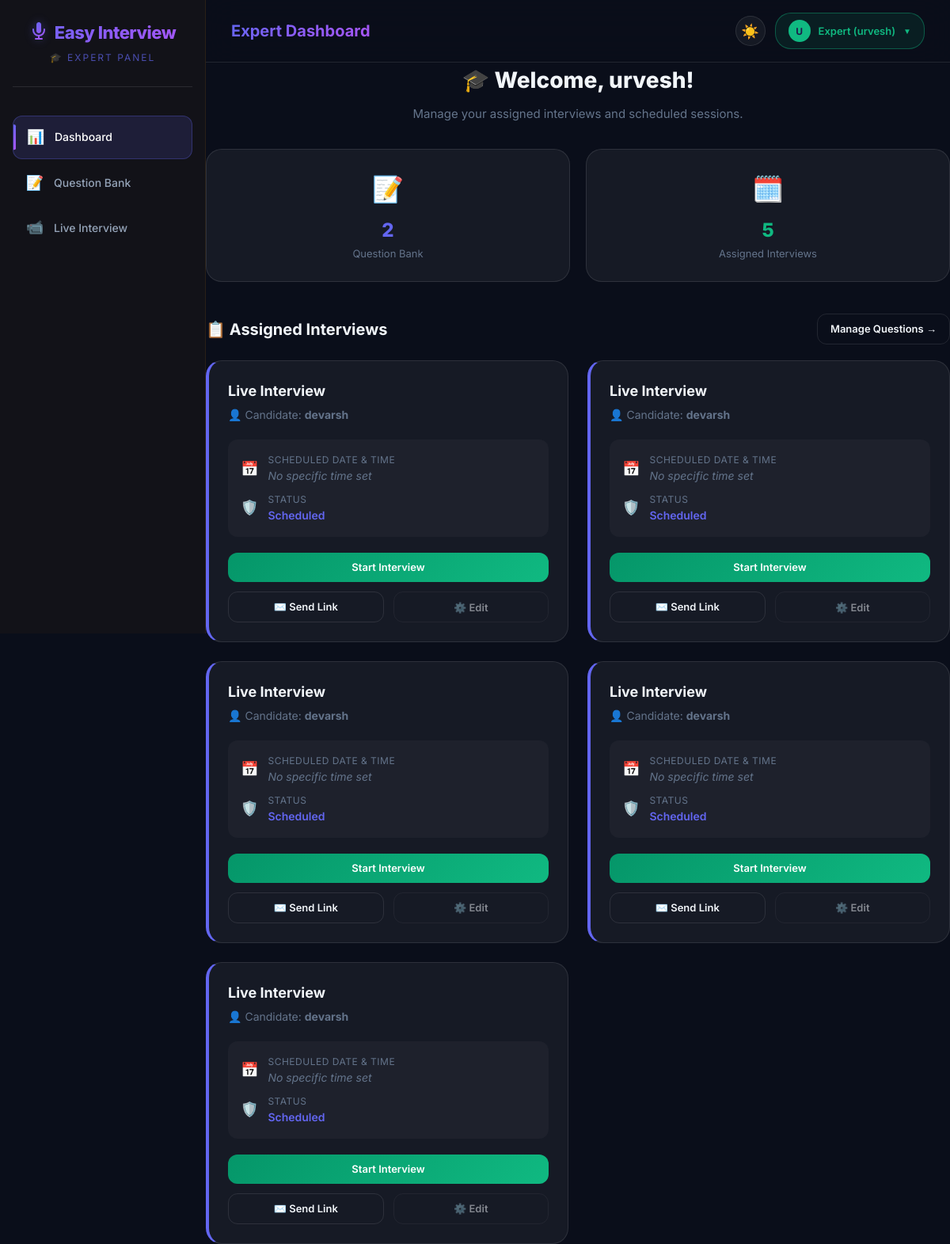
The app's page /expert/dashboard/ (signed in), older data.
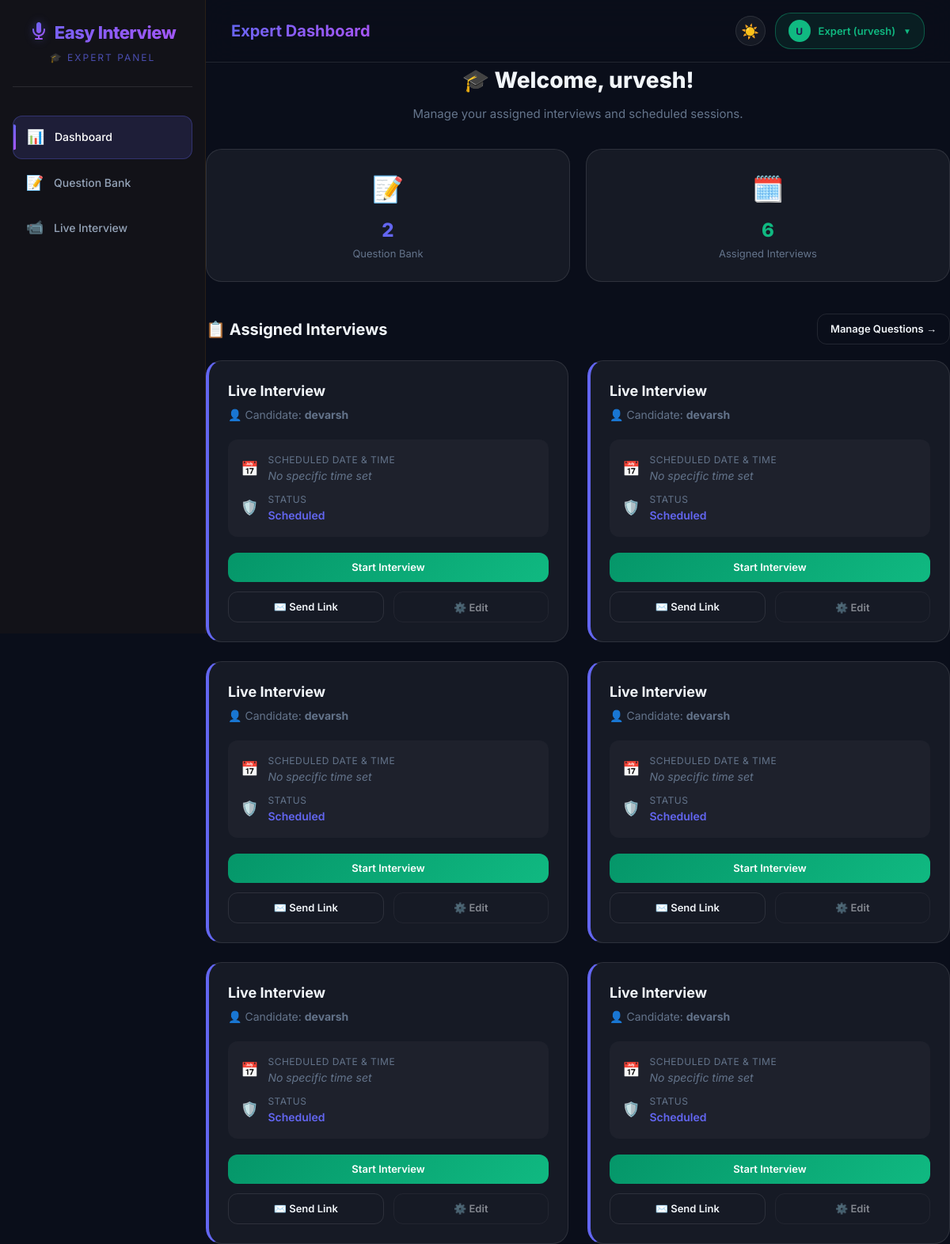
The same page, newer data.
### myapp/models.py (models this page shows, shortened)
class LiveRoom(models.Model):
    STATUS_CHOICES = [
        ('scheduled', 'Scheduled'),
        ('live', 'Live'),
        ('completed', 'Completed'),
    ]
    room_name = models.CharField(max_length=100, unique=True)
    title = models.CharField(max_length=200, default='Live Interview')
    created_by = models.ForeignKey(settings.AUTH_USER_MODEL, on_delete=models.CASCADE, related_name='created_rooms')
    participant = models.ForeignKey(settings.AUTH_USER_MODEL, on_delete=models.SET_NULL, null=True, blank=True, related_name='invited_rooms')
    scheduled_at = models.DateTimeField(null=True, blank=True)
    status = models.CharField(max_length=20, choices=STATUS_CHOICES, default='scheduled')
    is_active = models.BooleanField(default=True)
    created_at = models.DateTimeField(auto_now_add=True)
    class Meta:
        ordering = ['-created_at']

class User(AbstractUser):
    profile_photo = models.ImageField(upload_to='profile_photos/', null=True, blank=True)
    is_expert = models.BooleanField(default=False)

### myapp/views.py (the view)
# urls.py: path('expert/dashboard/', views.expert_dashboard, name='expert_dashboard'),
@login_required
def expert_dashboard(request):
    if not request.user.is_expert and not request.user.is_staff:
        messages.error(request, "You don't have expert access.")
        return redirect("home")
    total_questions = ExpertQuestion.objects.filter(created_by=request.user).count()
    assigned_interviews = LiveRoom.objects.filter(
        created_by=request.user,
        is_active=True
    ).order_by('scheduled_at')
    return render(request, "expert/expert_dashboard.html", {
        "total_questions": total_questions,
        "assigned_interviews": assigned_interviews,
    })

### myapp/templates/expert/expert_dashboard.html (shortened to what the changed rows need)
{% extends 'expert/expert_base.html' %}
{% block content %}
<div class="animate-in">
    <div class="text-center" style="margin-bottom: 32px;">
        <h1 class="page-title">🎓 Welcome, {{ request.user.username }}!</h1>
    </div>
</div>
<div style="display: grid; grid-template-columns: repeat(auto-fit, minmax(220px, 1fr)); gap: 20px; margin-bottom: 40px;" class="animate-in delay-1">
    <div class="glass-card" style="text-align: center; padding: 24px;">
        <div style="font-size: 32px; margin-bottom: 8px;">🗓️</div>
        <div style="font-size: 24px; font-weight: 800; color: #10b981;">{{ assigned_interviews.count }}</div>
        <div style="font-size: 13px; color: var(--text-muted);">Assigned Interviews</div>
    </div>
</div>
<div class="animate-in delay-2">
    <div style="display: flex; justify-content: space-between; align-items: center; margin-bottom: 20px;">
        <h2 style="font-size: 20px; font-weight: 700;">📋 Assigned Interviews</h2>
    </div>
    {% if assigned_interviews %}
    <div style="display: grid; grid-template-columns: repeat(auto-fit, minmax(350px, 1fr)); gap: 24px;">
        {% for room in assigned_interviews %}
        <div class="glass-card" style="padding: 24px; position: relative; overflow: hidden; border-left: 4px solid {% if room.status == 'live' %}#ef4444{% elif room.status == 'completed' %}#10b981{% else %}#6366f1{% endif %};">
            <div style="margin-bottom: 20px;">
                <h3 style="font-size: 18px; font-weight: 700; margin-bottom: 4px; color: var(--text-primary);">{{ room.title }}</h3>
                <div style="display: flex; align-items: center; gap: 8px; color: var(--text-muted); font-size: 14px;">
                    <span>👤 Candidate: <strong>{{ room.participant.username|default:"Unassigned" }}</strong></span>
                </div>
            </div>
            <div style="background: rgba(255,255,255,0.03); border-radius: 12px; padding: 16px; margin-bottom: 20px;">
                <div style="display: flex; align-items: center; gap: 12px; margin-bottom: 8px;">
                    <div style="font-size: 18px;">📅</div>
                    <div>
                        <div style="font-size: 12px; color: var(--text-muted); text-transform: uppercase; letter-spacing: 0.5px;">Scheduled Date & Time</div>
                        <div style="font-size: 14px; font-weight: 600; color: var(--text-primary);">
                            {% if room.scheduled_at %}
                                {{ room.scheduled_at|date:"F j, Y" }} at {{ room.scheduled_at|date:"h:i A" }}
                            {% else %}
                                <span style="color: var(--text-muted); font-weight: normal; font-style: italic;">No specific time set</span>
                            {% endif %}
                        </div>
                    </div>
                </div>
                <div style="display: flex; align-items: center; gap: 12px;">
                    <div style="font-size: 18px;">🛡️</div>
                    <div>
                        <div style="font-size: 12px; color: var(--text-muted); text-transform: uppercase; letter-spacing: 0.5px;">Status</div>
                        <div style="font-size: 14px; font-weight: 600; color: {% if room.status == 'live' %}#ef4444{% elif room.status == 'completed' %}#10b981{% else %}#6366f1{% endif %};">
                            {{ room.get_status_display }}
                        </div>
                    </div>
                </div>
            </div>
            <div style="display: grid; grid-template-columns: 1fr 1fr; gap: 12px;">
                {% if room.status == 'scheduled' %}
                <a href="{% url 'start_live_interview' room.id %}" class="btn-success-glow btn-sm" style="grid-column: span 2; justify-content: center;">Start Interview</a>
                {% elif room.status == 'live' %}
                <a href="{% url 'expert_join_live_room' room.id %}" class="btn-primary-glow btn-sm" style="grid-column: span 2; justify-content: center;">Join Interview</a>
                {% endif %}
                <a href="{% url 'send_room_invite' room.id %}" class="btn-outline-glass btn-sm" style="justify-content: center;">
                    ✉️ Send Link
                </a>
                <button class="btn-outline-glass btn-sm" style="justify-content: center; opacity: 0.5; cursor: not-allowed;" disabled>
                    ⚙️ Edit
                </button>
            </div>
        </div>
        {% endfor %}
    </div>
    {% else %}
    <div class="glass-card" style="padding: 60px; text-align: center; color: var(--text-muted);">
        <div style="font-size: 48px; margin-bottom: 20px;">📭</div>
        <h3>No assigned interviews yet.</h3>
        <p>Your upcoming scheduled sessions will appear here.</p>
    </div>
    {% endif %}
</div>
{% endblock %}

Row changes from the older to the newer data that the page shows:
added LiveRoom: title "Live Interview", participant.username "devarsh", shows "No specific time set", status "Scheduled", shows "Start Interview"
Text that changed along with them:
{{ assigned_interviews.count }}: "5" → "6"
